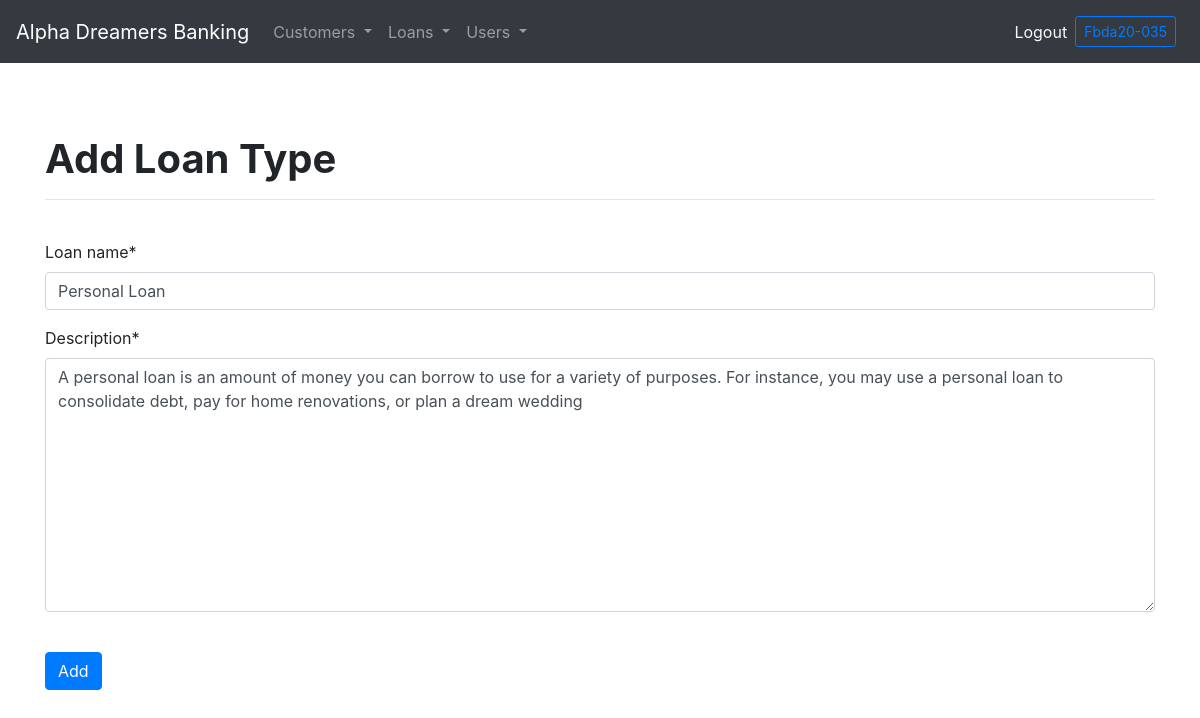
/edit-type/f2a41a79f5d848eab57c3c61d3c73f92/ (signed in), run on the app's committed database.
### loans/models.py (models this page shows, shortened)
class loan_type(models.Model):
    loan_type_id = models.UUIDField(default=uuid.uuid4, unique=True, primary_key=True, editable=False)
    loan_name = models.CharField(max_length=250)
    description = models.TextField(null=False, blank=False)

### officer/views.py (the view, shortened to what this page needs)
# urls.py: path('edit-type/<str:pk>/', views.edit_loan_type, name='edit-type'),
@staff_member_required(login_url='/admin-login')
def edit_loan_type(request, pk):
    type = loan_type.objects.get(loan_type_id=pk)
    form = AddLoanType(instance=type)
    return render(request, 'officer/loan_type.html', context={'form': form})

### officer/forms.py
class AddLoanType(ModelForm):
    class Meta:
        model = loan_type
        fields = '__all__'

### officer/templates/officer/loan_type.html (shortened to what this page needs)
{% extends 'main.html' %}
{% block content %}
{% include 'officer/admin_nav.html' %}
{% load crispy_forms_tags %}
<head>
</head>
<div class="container py-5">
	<h1 class="font-weight-bold">Add Loan Type</h1>
	<hr>
	<br>
	<form method="POST">
		{{ form|crispy }}
		<br>
		<button class="btn btn-primary" type="submit">Add</button>
	</form>
	<br><br>
</div>
{% endblock %}

### officer/templates/officer/admin_nav.html (shortened to what this page needs)
 <nav class="navbar navbar-expand-sm navbar-dark bg-dark">
    <a class="navbar-brand" href="{% url 'officer:admin-page' %}">Alpha Dreamers Banking</a>
    <div class="collapse navbar-collapse" id="navbarText">
        <ul class="navbar-nav mr-auto">
            <li class="nav-item dropdown">
                <a class="nav-link dropdown-toggle" href="#" id="navbardrop" data-toggle="dropdown">
                    Customers
                </a>
            </li>
            <li class="nav-item dropdown">
                <a class="nav-link dropdown-toggle" href="#" id="navbardrop" data-toggle="dropdown">
                    Loans
                </a>
            </li>
            <li class="nav-item dropdown">
                <a class="nav-link dropdown-toggle" href="#" id="navbardrop" data-toggle="dropdown">
                    Users
                </a>
            </li>
        </ul>
        {% if user.is_authenticated %}
        <a class="text-light" href="{% url 'officer:logout' %}">Logout</a>
        <a class="btn btn-sm btn-outline-primary m-2"  href="{% url 'officer:admin-page' %}">{{user.username|title}}</a>
        {% else %}
        <a class="text-light" href="{% url 'officer:admin-login' %}">Login</a>
        <a class="btn btn-sm btn-primary m-2"  href="{% url 'login:customer-signup' %}">Register</a>
        {% endif %}
    </div>
    </nav>
    <br>

### data on the page
loan_type: loan_name "Personal Loan", description "A personal loan is an amount of money you can borrow to use for a variety of purposes. For instance, you may use a personal loan to consolidate debt, pay for home renovations, or plan a dream wedding"

### other printed values
{{ user.username|title }} "Fbda20-035"
